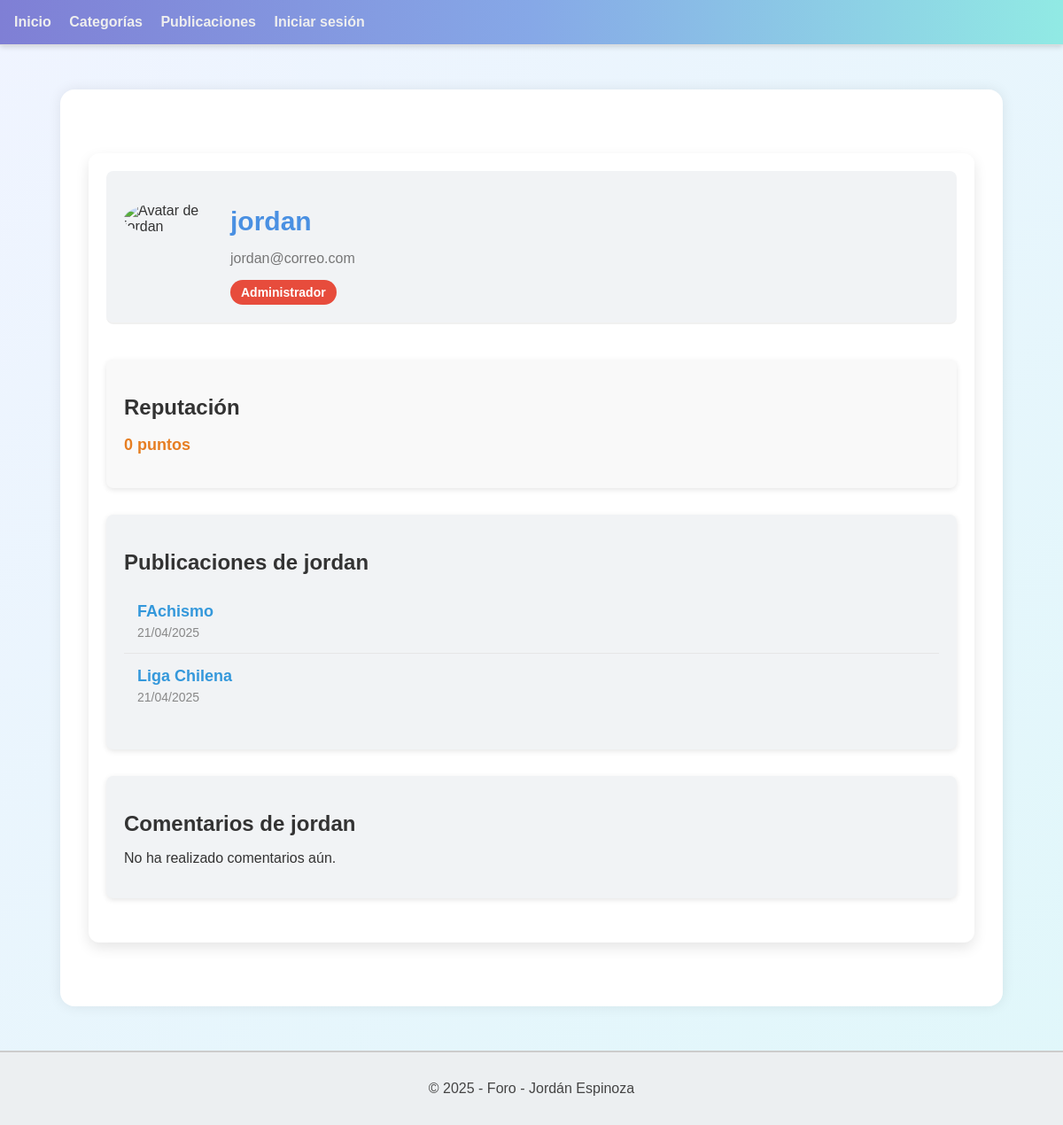
Page /foro/perfil/1/ on the earlier database version.
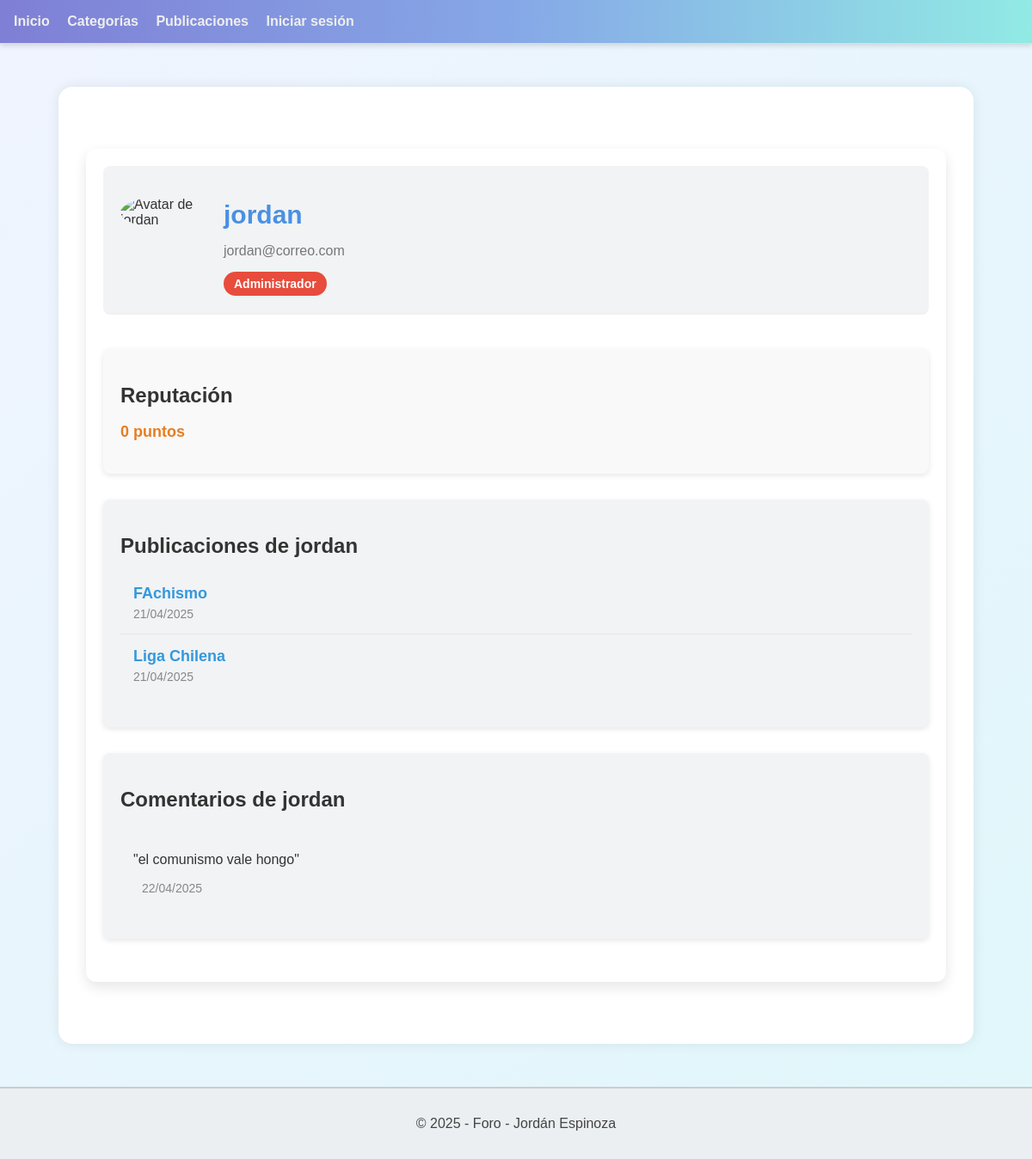
Same page on the later database version.
### foro_aplicacion/models.py (models this page shows, shortened)
class Publicacion(models.Model):
    titulo = models.CharField(max_length=100)
    cuerpo = models.TextField()
    fecha_creacion = models.DateTimeField(auto_now_add=True)
    fecha_modificacion = models.DateTimeField(auto_now=True)
    usuario = models.ForeignKey(Usuario, on_delete=models.CASCADE, related_name='publicaciones')
    categoria = models.ForeignKey(Categoria, on_delete=models.CASCADE, related_name='publicaciones')
    etiquetas = models.ManyToManyField(Etiqueta, through='PublicacionEtiqueta', related_name='publicaciones')

class Comentario(models.Model):
    publicacion = models.ForeignKey(Publicacion, on_delete=models.CASCADE, related_name='comentarios')
    usuario = models.ForeignKey(Usuario, on_delete=models.CASCADE, related_name='comentarios')
    contenido = models.TextField()
    fecha_creacion = models.DateTimeField(auto_now_add=True)

### foro_aplicacion/views.py (the view)
# urls.py: path('perfil/<int:usuario_id>/', perfil_usuario, name='perfil_usuario'),
def perfil_usuario(request, usuario_id):
    usuario = get_object_or_404(Usuario, id=usuario_id)
    publicaciones = Publicacion.objects.filter(usuario=usuario).order_by('fecha_creacion')
    comentarios = Comentario.objects.filter(usuario=usuario).order_by('fecha_creacion')
    return render(request, 'foro_aplicacion/perfil_usuario.html', {
        'usuario': usuario,
        'publicaciones': publicaciones,
        'comentarios': comentarios
    })

### foro_aplicacion/templates/foro_aplicacion/perfil_usuario.html
{% extends "template_base.html" %}
{% block body %}
<div class="perfil-container">
    <div class="perfil-header">
        <div class="perfil-avatar">
            <img src="{{ usuario.profile_picture.url }}" alt="Avatar de {{ usuario.username }}" class="avatar-img">
        </div>
        <div class="perfil-info">
            <h1 class="perfil-username">{{ usuario.username }}</h1>
            <p class="perfil-email">{{ usuario.correo }}</p>
            <div class="perfil-roles">
                {% if usuario.es_admin %}
                    <span class="rol admin">Administrador</span>
                {% elif usuario.es_moderador %}
                    <span class="rol moderador">Moderador</span>
                {% elif usuario.es_baneado %}
                    <span class="rol baneado">Baneado</span>
                {% elif usuario.es_autor %}
                    <span class="rol autor">Autor</span>
                {% else %}
                    <span class="rol usuario">Usuario normal</span>
                {% endif %}
            </div>
        </div>
    </div>
    <div class="perfil-secciones">
        <section class="perfil-reputacion">
            <h2>Reputación</h2>
            <p class="reputacion-puntos">{{ usuario.reputacion }} puntos</p>
        </section>
        <section class="perfil-publicaciones">
            <h2>Publicaciones de {{ usuario.username }}</h2>
            {% if publicaciones %}
                <ul class="list-publicaciones">
                    {% for publicacion in publicaciones %}
                        <li class="publicacion-item">
                            <a href="{% url 'detalle_publicacion' publicacion.id %}" class="publicacion-titulo">{{ publicacion.titulo }}</a>
                            <span class="publicacion-fecha">{{ publicacion.fecha_creacion|date:"d/m/Y" }}</span>
                        </li>
                    {% endfor %}
                </ul>
            {% else %}
                <p>No ha publicado aún.</p>
            {% endif %}
        </section>
        <section class="perfil-comentarios">
            <h2>Comentarios de {{ usuario.username }}</h2>
            {% if comentarios %}
                <ul class="list-comentarios">
                    {% for comentario in comentarios %}
                        <li class="comentario-item">
                            <p>"{{ comentario.contenido }}"</p>
                            <span class="comentario-fecha">{{ comentario.fecha_creacion|date:"d/m/Y" }}</span>
                        </li>
                    {% endfor %}
                </ul>
            {% else %}
                <p>No ha realizado comentarios aún.</p>
            {% endif %}
        </section>
    </div>
</div>
{% endblock %}

Differences in the rows shown:
added Comentario: contenido "el comunismo vale hongo", fecha_creacion "22/04/2025"
Other differences:
text no longer shown: "No ha realizado comentarios aún."
